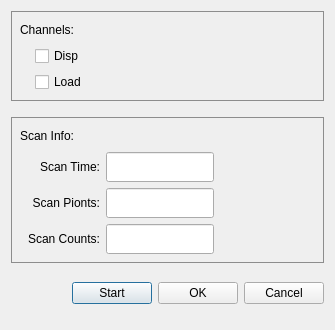
<?xml version="1.0" encoding="UTF-8"?>
<ui version="4.0">
 <class>StandardDataSetupDlg</class>
 <widget class="QDialog" name="StandardDataSetupDlg">
  <property name="geometry">
   <rect>
    <x>0</x>
    <y>0</y>
    <width>335</width>
    <height>330</height>
   </rect>
  </property>
  <property name="windowTitle">
   <string>StandardDataSetup</string>
  </property>
  <layout class="QVBoxLayout" name="verticalLayout_4">
   <item>
    <widget class="QWidget" name="widget" native="true">
     <property name="styleSheet">
      <string notr="true">#widget{border:1px solid #8d8d8d}</string>
     </property>
     <layout class="QVBoxLayout" name="verticalLayout_2">
      <property name="leftMargin">
       <number>9</number>
      </property>
      <property name="topMargin">
       <number>9</number>
      </property>
      <property name="rightMargin">
       <number>9</number>
      </property>
      <property name="bottomMargin">
       <number>9</number>
      </property>
      <item>
       <widget class="QLabel" name="label">
        <property name="minimumSize">
         <size>
          <width>0</width>
          <height>20</height>
         </size>
        </property>
        <property name="maximumSize">
         <size>
          <width>16777215</width>
          <height>20</height>
         </size>
        </property>
        <property name="text">
         <string>Channels:</string>
        </property>
       </widget>
      </item>
      <item>
       <layout class="QVBoxLayout" name="verticalLayout">
        <property name="leftMargin">
         <number>15</number>
        </property>
        <item>
         <widget class="QCheckBox" name="checkBox">
          <property name="minimumSize">
           <size>
            <width>0</width>
            <height>20</height>
           </size>
          </property>
          <property name="text">
           <string>Disp</string>
          </property>
         </widget>
        </item>
        <item>
         <widget class="QCheckBox" name="checkBox_2">
          <property name="minimumSize">
           <size>
            <width>0</width>
            <height>20</height>
           </size>
          </property>
          <property name="text">
           <string>Load</string>
          </property>
         </widget>
        </item>
       </layout>
      </item>
     </layout>
    </widget>
   </item>
   <item>
    <spacer name="verticalSpacer">
     <property name="orientation">
      <enum>Qt::Vertical</enum>
     </property>
     <property name="sizeHint" stdset="0">
      <size>
       <width>20</width>
       <height>40</height>
      </size>
     </property>
    </spacer>
   </item>
   <item>
    <widget class="QWidget" name="widget_2" native="true">
     <property name="styleSheet">
      <string notr="true">#widget_2{border:1px solid #8d8d8d}</string>
     </property>
     <layout class="QVBoxLayout" name="verticalLayout_3">
      <item>
       <widget class="QLabel" name="label_2">
        <property name="minimumSize">
         <size>
          <width>0</width>
          <height>20</height>
         </size>
        </property>
        <property name="maximumSize">
         <size>
          <width>16777215</width>
          <height>20</height>
         </size>
        </property>
        <property name="text">
         <string>Scan Info:</string>
        </property>
       </widget>
      </item>
      <item>
       <layout class="QHBoxLayout" name="horizontalLayout">
        <item>
         <widget class="QLabel" name="label_3">
          <property name="minimumSize">
           <size>
            <width>80</width>
            <height>0</height>
           </size>
          </property>
          <property name="maximumSize">
           <size>
            <width>80</width>
            <height>20</height>
           </size>
          </property>
          <property name="text">
           <string>Scan Time:</string>
          </property>
          <property name="alignment">
           <set>Qt::AlignRight|Qt::AlignTrailing|Qt::AlignVCenter</set>
          </property>
         </widget>
        </item>
        <item>
         <widget class="QLineEdit" name="lineEdit">
          <property name="minimumSize">
           <size>
            <width>0</width>
            <height>30</height>
           </size>
          </property>
         </widget>
        </item>
        <item>
         <spacer name="horizontalSpacer">
          <property name="orientation">
           <enum>Qt::Horizontal</enum>
          </property>
          <property name="sizeHint" stdset="0">
           <size>
            <width>40</width>
            <height>20</height>
           </size>
          </property>
         </spacer>
        </item>
       </layout>
      </item>
      <item>
       <layout class="QHBoxLayout" name="horizontalLayout_2">
        <item>
         <widget class="QLabel" name="label_4">
          <property name="minimumSize">
           <size>
            <width>80</width>
            <height>20</height>
           </size>
          </property>
          <property name="maximumSize">
           <size>
            <width>80</width>
            <height>20</height>
           </size>
          </property>
          <property name="text">
           <string>Scan Pionts:</string>
          </property>
          <property name="alignment">
           <set>Qt::AlignRight|Qt::AlignTrailing|Qt::AlignVCenter</set>
          </property>
         </widget>
        </item>
        <item>
         <widget class="QLineEdit" name="lineEdit_2">
          <property name="minimumSize">
           <size>
            <width>0</width>
            <height>30</height>
           </size>
          </property>
         </widget>
        </item>
        <item>
         <spacer name="horizontalSpacer_2">
          <property name="orientation">
           <enum>Qt::Horizontal</enum>
          </property>
          <property name="sizeHint" stdset="0">
           <size>
            <width>40</width>
            <height>20</height>
           </size>
          </property>
         </spacer>
        </item>
       </layout>
      </item>
      <item>
       <layout class="QHBoxLayout" name="horizontalLayout_3">
        <item>
         <widget class="QLabel" name="label_5">
          <property name="minimumSize">
           <size>
            <width>80</width>
            <height>20</height>
           </size>
          </property>
          <property name="maximumSize">
           <size>
            <width>80</width>
            <height>20</height>
           </size>
          </property>
          <property name="text">
           <string>Scan Counts:</string>
          </property>
          <property name="alignment">
           <set>Qt::AlignRight|Qt::AlignTrailing|Qt::AlignVCenter</set>
          </property>
         </widget>
        </item>
        <item>
         <widget class="QLineEdit" name="lineEdit_3">
          <property name="minimumSize">
           <size>
            <width>0</width>
            <height>30</height>
           </size>
          </property>
         </widget>
        </item>
        <item>
         <spacer name="horizontalSpacer_3">
          <property name="orientation">
           <enum>Qt::Horizontal</enum>
          </property>
          <property name="sizeHint" stdset="0">
           <size>
            <width>40</width>
            <height>20</height>
           </size>
          </property>
         </spacer>
        </item>
       </layout>
      </item>
     </layout>
    </widget>
   </item>
   <item>
    <spacer name="verticalSpacer_2">
     <property name="orientation">
      <enum>Qt::Vertical</enum>
     </property>
     <property name="sizeHint" stdset="0">
      <size>
       <width>20</width>
       <height>40</height>
      </size>
     </property>
    </spacer>
   </item>
   <item>
    <layout class="QHBoxLayout">
     <property name="spacing">
      <number>6</number>
     </property>
     <property name="leftMargin">
      <number>0</number>
     </property>
     <property name="topMargin">
      <number>0</number>
     </property>
     <property name="rightMargin">
      <number>0</number>
     </property>
     <property name="bottomMargin">
      <number>0</number>
     </property>
     <item>
      <spacer>
       <property name="orientation">
        <enum>Qt::Horizontal</enum>
       </property>
       <property name="sizeHint" stdset="0">
        <size>
         <width>131</width>
         <height>31</height>
        </size>
       </property>
      </spacer>
     </item>
     <item>
      <widget class="QPushButton" name="pushButton">
       <property name="text">
        <string>Start</string>
       </property>
      </widget>
     </item>
     <item>
      <widget class="QPushButton" name="okButton">
       <property name="text">
        <string>OK</string>
       </property>
      </widget>
     </item>
     <item>
      <widget class="QPushButton" name="cancelButton">
       <property name="text">
        <string>Cancel</string>
       </property>
      </widget>
     </item>
    </layout>
   </item>
   <item>
    <spacer name="verticalSpacer_4">
     <property name="orientation">
      <enum>Qt::Vertical</enum>
     </property>
     <property name="sizeHint" stdset="0">
      <size>
       <width>20</width>
       <height>40</height>
      </size>
     </property>
    </spacer>
   </item>
  </layout>
 </widget>
 <resources/>
 <connections>
  <connection>
   <sender>okButton</sender>
   <signal>clicked()</signal>
   <receiver>StandardDataSetupDlg</receiver>
   <slot>accept()</slot>
   <hints>
    <hint type="sourcelabel">
     <x>278</x>
     <y>253</y>
    </hint>
    <hint type="destinationlabel">
     <x>96</x>
     <y>254</y>
    </hint>
   </hints>
  </connection>
  <connection>
   <sender>cancelButton</sender>
   <signal>clicked()</signal>
   <receiver>StandardDataSetupDlg</receiver>
   <slot>reject()</slot>
   <hints>
    <hint type="sourcelabel">
     <x>369</x>
     <y>253</y>
    </hint>
    <hint type="destinationlabel">
     <x>179</x>
     <y>282</y>
    </hint>
   </hints>
  </connection>
 </connections>
</ui>
